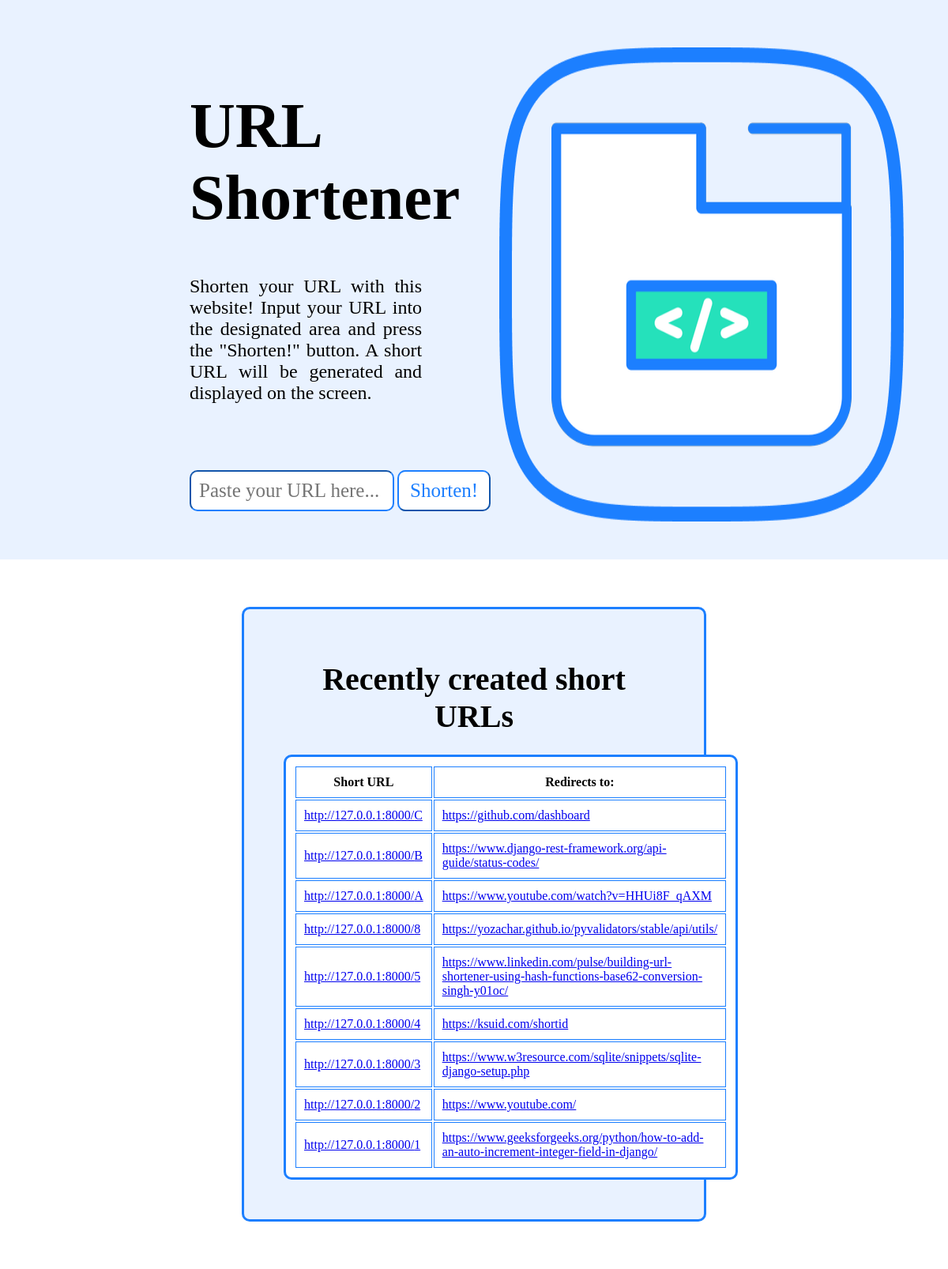
The app's page /, older data.
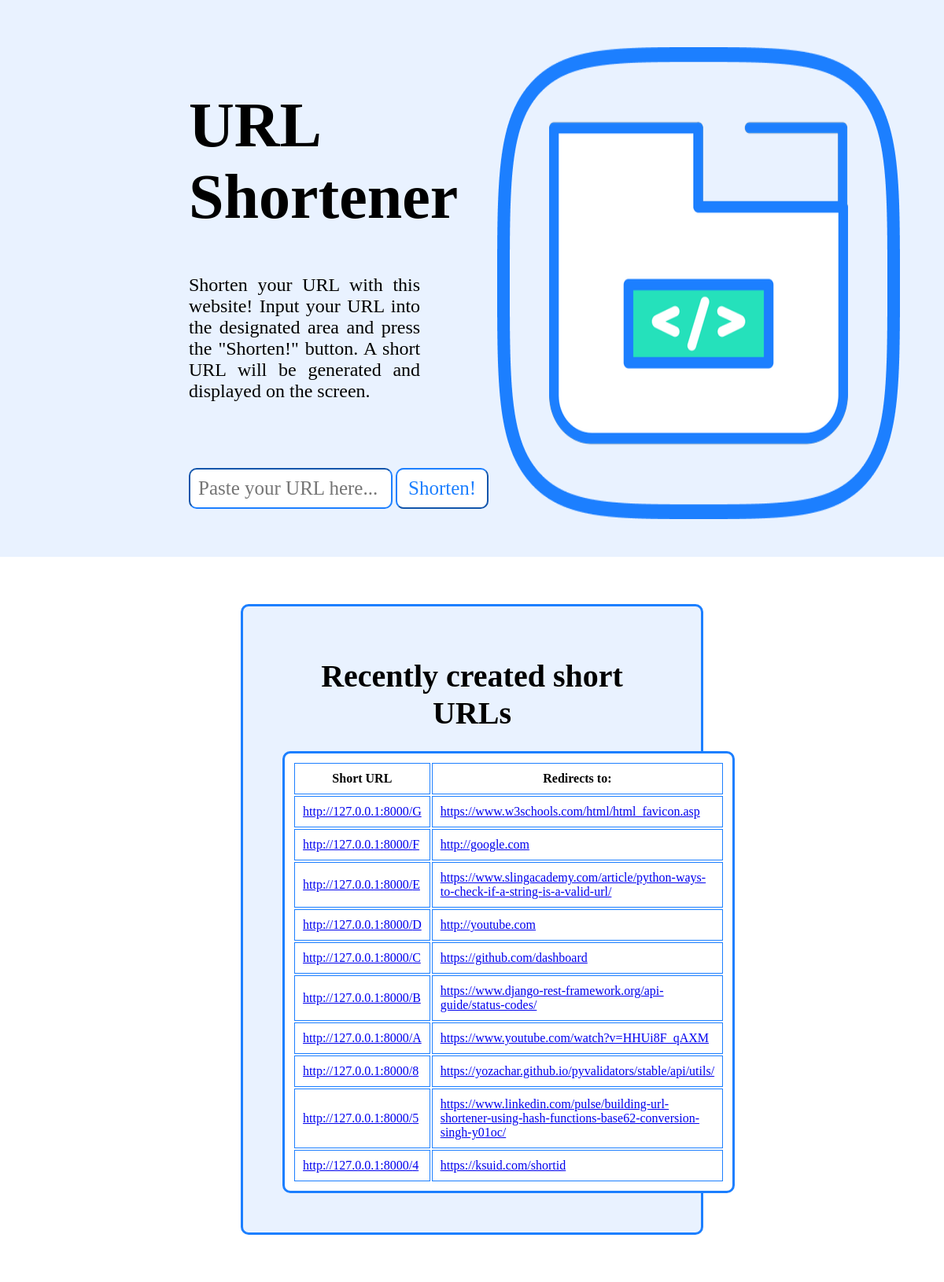
The same page, newer data.
### url_shortener_website/models.py (models this page shows)
class UrlMapping(models.Model):
    id = models.BigAutoField(primary_key=True) # Support massive amounts of entry IDs (for example: 100 million new URLs every day)
    shortcode = models.CharField(unique=True)
    original_url = models.CharField(null=False, unique=True)

### url_shortener_website/views.py (the view, shortened to what this page needs)
# urls.py: path('', url_shortener_view),
def url_shortener_view(request):
    context = {}
    saved_messages = messages.get_messages(request)
    context['latest_urls'] = LatestUrlFactory(latest_url_amount=10).fetch_urls()
    return render('./templates/main_page.html', template_name="main_page.html", context=context)

### url_shortener_website/utils.py (called while the page is built)
    def fetch_urls(self):
        latest_urls = UrlMapping.objects.order_by("-id").values()[:self.latest_url_amount]
        url_json = {}
        for url in latest_urls:
            url_json[url['shortcode']] = url['original_url']
        return url_json # Returns a dictionary containing latest urls

### url_shortener_website/templates/main_page.html (shortened to what this page needs)
{% load static %}
<!DOCTYPE html>
<html lang="en">
  <head>
    <link rel="stylesheet" href="{% static './styles.css' %}" />
  </head>
  <body>
    <div id="mainTitleContainer">
      <div id="mainTitleSubContainer">
        <h1 id="mainHeader">URL Shortener</h1>
        <p id="subText">
          Shorten your URL with this website! Input your URL into the designated
          area and press the "Shorten!" button. A short URL will be generated
          and displayed on the screen.
        </p>
        <div id="interactiveContainer">
          <div id="userInteractionContainer">
            <input id="userInput" placeholder="Paste your URL here..." />
            <button type="button" id="shortenButton">Shorten!</button>
          </div>
        </div>
      </div>
      <img id="urlIcon" src="{% static 'url_icon.png' %}" />
    </div>
    <div id="outputContainer">
    </div>
    <div id="urlsContainerWrapper">
      <div id="latestUrlsContainer">
        <h3 id="latestUrlsText">Recently created short URLs</h3>
        <table id="latestUrlsTable">
          <tr>
            <th>Short URL</th>
            <th>Redirects to:</th>
          </tr>
          {% for shortcode, original_url in latest_urls.items %}
          <tr>
            <td>
              <a href="http://127.0.0.1:8000/{{shortcode}}"
                >http://127.0.0.1:8000/{{shortcode}}</a
              >
            </td>
            <td><a href="{{ original_url }}">{{ original_url }}</a></td>
          </tr>
          {% endfor %}
        </table>
      </div>
    </div>
  </body>
</html>

Row changes from the older to the newer data that the page shows:
no longer on this page (row unchanged): UrlMapping: latest_urls "https://www.w3resource.com/sqlite/snippets/sqlite-django-setup.php"
no longer on this page (row unchanged): UrlMapping: latest_urls "https://www.youtube.com/"
no longer on this page (row unchanged): UrlMapping: latest_urls "https://www.geeksforgeeks.org/python/how-to-add-an-auto-increment-integer-field-in-django/"
added UrlMapping: latest_urls "https://www.w3schools.com/html/html_favicon.asp"
added UrlMapping: latest_urls "http://google.com"
added UrlMapping: latest_urls "https://www.slingacademy.com/article/python-ways-to-check-if-a-string-is-a-valid-url/"
added UrlMapping: latest_urls "http://youtube.com"
Text that changed along with them:
new list line: "http://127.0.0.1:8000/ G"
new list line: "http://127.0.0.1:8000/ F"
new list line: "http://127.0.0.1:8000/ E"
new list line: "http://127.0.0.1:8000/ D"
list line gone: "http://127.0.0.1:8000/ 3"
list line gone: "http://127.0.0.1:8000/ 2"
list line gone: "http://127.0.0.1:8000/ 1"
